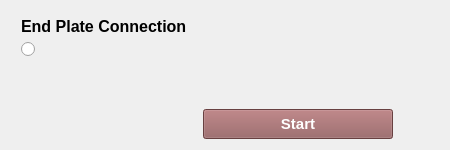
              <widget class="QWidget" name="tab_beamtocolumn">
               <attribute name="title">
                <string>Beam To Column</string>
               </attribute>
               <layout class="QGridLayout" name="gridLayout_9">
                <item row="1" column="0">
                 <layout class="QVBoxLayout" name="verticalLayout_53">
                  <property name="leftMargin">
                   <number>10</number>
                  </property>
                  <property name="topMargin">
                   <number>6</number>
                  </property>
                  <property name="rightMargin">
                   <number>10</number>
                  </property>
                  <property name="bottomMargin">
                   <number>6</number>
                  </property>
                  <item>
                   <widget class="QLabel" name="label_67">
                    <property name="font">
                     <font>
                      <family>Arial</family>
                      <pointsize>12</pointsize>
                      <weight>75</weight>
                      <bold>true</bold>
                     </font>
                    </property>
                    <property name="text">
                     <string>End Plate Connection</string>
                    </property>
                   </widget>
                  </item>
                  <item>
                   <widget class="QRadioButton" name="rdbtn_endplate_bc_7">
                    <property name="sizePolicy">
                     <sizepolicy hsizetype="Preferred" vsizetype="Preferred">
                      <horstretch>0</horstretch>
                      <verstretch>0</verstretch>
                     </sizepolicy>
                    </property>
                    <property name="font">
                     <font>
                      <family>Arial</family>
                      <pointsize>12</pointsize>
                     </font>
                    </property>
                    <property name="layoutDirection">
                     <enum>Qt::LeftToRight</enum>
                    </property>
                    <property name="text">
                     <string/>
                    </property>
                    <property name="icon">
                     <iconset>
                      <normaloff>ResourceFiles/images/beam_column_endplate.png</normaloff>ResourceFiles/images/beam_column_endplate.png</iconset>
                    </property>
                    <property name="iconSize">
                     <size>
                      <width>300</width>
                      <height>300</height>
                     </size>
                    </property>
                   </widget>
                  </item>
                 </layout>
                </item>
                <item row="3" column="2">
                 <spacer name="horizontalSpacer_24">
                  <property name="orientation">
                   <enum>Qt::Horizontal</enum>
                  </property>
                  <property name="sizeHint" stdset="0">
                   <size>
                    <width>40</width>
                    <height>20</height>
                   </size>
                  </property>
                 </spacer>
                </item>
                <item row="3" column="0">
                 <spacer name="horizontalSpacer_23">
                  <property name="orientation">
                   <enum>Qt::Horizontal</enum>
                  </property>
                  <property name="sizeHint" stdset="0">
                   <size>
                    <width>40</width>
                    <height>20</height>
                   </size>
                  </property>
                 </spacer>
                </item>
                <item row="2" column="0">
                 <spacer name="verticalSpacer_9">
                  <property name="orientation">
                   <enum>Qt::Vertical</enum>
                  </property>
                  <property name="sizeHint" stdset="0">
                   <size>
                    <width>20</width>
                    <height>40</height>
                   </size>
                  </property>
                 </spacer>
                </item>
                <item row="3" column="1">
                 <widget class="QPushButton" name="btn_start_3">
                  <property name="sizePolicy">
                   <sizepolicy hsizetype="Preferred" vsizetype="Preferred">
                    <horstretch>0</horstretch>
                    <verstretch>0</verstretch>
                   </sizepolicy>
                  </property>
                  <property name="minimumSize">
                   <size>
                    <width>190</width>
                    <height>30</height>
                   </size>
                  </property>
                  <property name="maximumSize">
                   <size>
                    <width>190</width>
                    <height>30</height>
                   </size>
                  </property>
                  <property name="font">
                   <font>
                    <family>Arial</family>
                    <pointsize>11</pointsize>
                    <weight>75</weight>
                    <bold>true</bold>
                   </font>
                  </property>
                  <property name="focusPolicy">
                   <enum>Qt::TabFocus</enum>
                  </property>
                  <property name="toolTip">
                   <string>Enter</string>
                  </property>
                  <property name="styleSheet">
                   <string notr="true">QPushButton::hover
{
   background-color: #d97f7f;
   color:#000000 ;
}

QPushButton
{
background-color: #925a5b;
color:#ffffff;
}</string>
                  </property>
                  <property name="text">
                   <string>Start</string>
                  </property>
                  <property name="shortcut">
                   <string>Return</string>
                  </property>
                  <property name="checkable">
                   <bool>false</bool>
                  </property>
                  <property name="autoExclusive">
                   <bool>false</bool>
                  </property>
                  <property name="autoDefault">
                   <bool>true</bool>
                  </property>
                 </widget>
                </item>
                <item row="1" column="1" colspan="2">
                 <spacer name="horizontalSpacer_12">
                  <property name="orientation">
                   <enum>Qt::Horizontal</enum>
                  </property>
                  <property name="sizeHint" stdset="0">
                   <size>
                    <width>40</width>
                    <height>20</height>
                   </size>
                  </property>
                 </spacer>
                </item>
               </layout>
              </widget>
